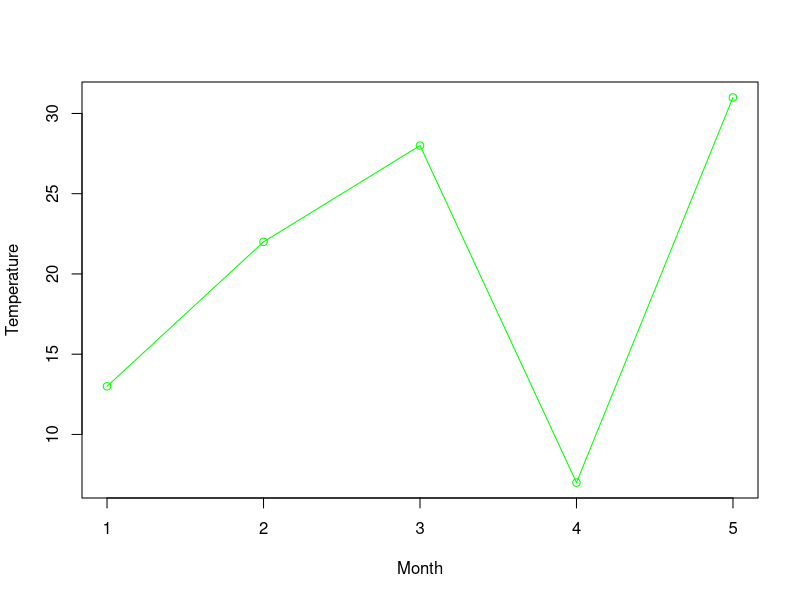

This chart was generated by the following R code:
v <- c(13,22,28,7,31)  
# Giving a name to the chart file.  
png(file = "line_graph_feature.jpg")  
# Plotting the bar chart.   
plot(v,type = "o",col="green",xlab="Month",ylab="Temperature")  
# Saving the file.  
dev.off()  
